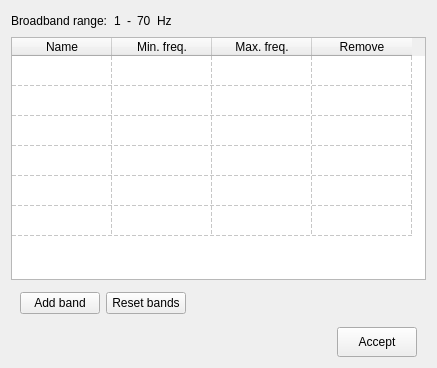
<?xml version="1.0" encoding="UTF-8"?>
<ui version="4.0">
 <class>Form</class>
 <widget class="QWidget" name="Form">
  <property name="geometry">
   <rect>
    <x>0</x>
    <y>0</y>
    <width>437</width>
    <height>368</height>
   </rect>
  </property>
  <property name="sizePolicy">
   <sizepolicy hsizetype="Fixed" vsizetype="Preferred">
    <horstretch>0</horstretch>
    <verstretch>0</verstretch>
   </sizepolicy>
  </property>
  <property name="windowTitle">
   <string>Form</string>
  </property>
  <layout class="QVBoxLayout" name="verticalLayout">
   <item>
    <layout class="QHBoxLayout" name="horizontalLayout_3">
     <item>
      <widget class="QLabel" name="label">
       <property name="text">
        <string>Broadband range:</string>
       </property>
      </widget>
     </item>
     <item>
      <widget class="QLabel" name="minbroaddbandLabel">
       <property name="text">
        <string>1</string>
       </property>
      </widget>
     </item>
     <item>
      <widget class="QLabel" name="label_3">
       <property name="text">
        <string>-</string>
       </property>
      </widget>
     </item>
     <item>
      <widget class="QLabel" name="maxbroadbandLabel">
       <property name="text">
        <string>70</string>
       </property>
      </widget>
     </item>
     <item>
      <widget class="QLabel" name="label_5">
       <property name="text">
        <string>Hz</string>
       </property>
      </widget>
     </item>
     <item>
      <spacer name="horizontalSpacer_3">
       <property name="orientation">
        <enum>Qt::Horizontal</enum>
       </property>
       <property name="sizeHint" stdset="0">
        <size>
         <width>40</width>
         <height>20</height>
        </size>
       </property>
      </spacer>
     </item>
    </layout>
   </item>
   <item>
    <widget class="QTableWidget" name="bandsTable">
     <property name="enabled">
      <bool>true</bool>
     </property>
     <property name="font">
      <font>
       <kerning>true</kerning>
      </font>
     </property>
     <property name="lineWidth">
      <number>1</number>
     </property>
     <property name="showDropIndicator" stdset="0">
      <bool>true</bool>
     </property>
     <property name="showGrid">
      <bool>true</bool>
     </property>
     <property name="gridStyle">
      <enum>Qt::DashLine</enum>
     </property>
     <property name="sortingEnabled">
      <bool>false</bool>
     </property>
     <property name="wordWrap">
      <bool>true</bool>
     </property>
     <property name="cornerButtonEnabled">
      <bool>false</bool>
     </property>
     <property name="rowCount">
      <number>6</number>
     </property>
     <property name="columnCount">
      <number>4</number>
     </property>
     <attribute name="horizontalHeaderVisible">
      <bool>true</bool>
     </attribute>
     <attribute name="horizontalHeaderCascadingSectionResizes">
      <bool>false</bool>
     </attribute>
     <attribute name="horizontalHeaderHighlightSections">
      <bool>true</bool>
     </attribute>
     <attribute name="verticalHeaderVisible">
      <bool>false</bool>
     </attribute>
     <attribute name="verticalHeaderHighlightSections">
      <bool>true</bool>
     </attribute>
     <attribute name="verticalHeaderShowSortIndicator" stdset="0">
      <bool>false</bool>
     </attribute>
     <row/>
     <row/>
     <row/>
     <row/>
     <row/>
     <row/>
     <column>
      <property name="text">
       <string>Name</string>
      </property>
     </column>
     <column>
      <property name="text">
       <string>Min. freq.</string>
      </property>
     </column>
     <column>
      <property name="text">
       <string>Max. freq.</string>
      </property>
     </column>
     <column>
      <property name="text">
       <string>Remove</string>
      </property>
     </column>
    </widget>
   </item>
   <item>
    <widget class="QWidget" name="buttonContainerTop" native="true">
     <property name="sizePolicy">
      <sizepolicy hsizetype="Preferred" vsizetype="Fixed">
       <horstretch>0</horstretch>
       <verstretch>0</verstretch>
      </sizepolicy>
     </property>
     <property name="minimumSize">
      <size>
       <width>0</width>
       <height>35</height>
      </size>
     </property>
     <property name="maximumSize">
      <size>
       <width>16777215</width>
       <height>35</height>
      </size>
     </property>
     <layout class="QHBoxLayout" name="horizontalLayout">
      <property name="topMargin">
       <number>0</number>
      </property>
      <property name="bottomMargin">
       <number>0</number>
      </property>
      <item>
       <widget class="QPushButton" name="addButton">
        <property name="text">
         <string>Add band</string>
        </property>
       </widget>
      </item>
      <item>
       <widget class="QPushButton" name="resetButton">
        <property name="text">
         <string>Reset bands</string>
        </property>
       </widget>
      </item>
      <item>
       <spacer name="horizontalSpacer">
        <property name="orientation">
         <enum>Qt::Horizontal</enum>
        </property>
        <property name="sizeHint" stdset="0">
         <size>
          <width>40</width>
          <height>20</height>
         </size>
        </property>
       </spacer>
      </item>
     </layout>
    </widget>
   </item>
   <item>
    <widget class="QWidget" name="buttonContainerDown" native="true">
     <property name="minimumSize">
      <size>
       <width>0</width>
       <height>30</height>
      </size>
     </property>
     <property name="maximumSize">
      <size>
       <width>16777215</width>
       <height>30</height>
      </size>
     </property>
     <layout class="QHBoxLayout" name="horizontalLayout_2">
      <property name="topMargin">
       <number>0</number>
      </property>
      <property name="bottomMargin">
       <number>0</number>
      </property>
      <item>
       <spacer name="horizontalSpacer_2">
        <property name="orientation">
         <enum>Qt::Horizontal</enum>
        </property>
        <property name="sizeHint" stdset="0">
         <size>
          <width>40</width>
          <height>20</height>
         </size>
        </property>
       </spacer>
      </item>
      <item>
       <widget class="QPushButton" name="acceptButton">
        <property name="sizePolicy">
         <sizepolicy hsizetype="Minimum" vsizetype="Expanding">
          <horstretch>0</horstretch>
          <verstretch>0</verstretch>
         </sizepolicy>
        </property>
        <property name="text">
         <string>Accept</string>
        </property>
       </widget>
      </item>
     </layout>
    </widget>
   </item>
  </layout>
 </widget>
 <resources/>
 <connections/>
</ui>
